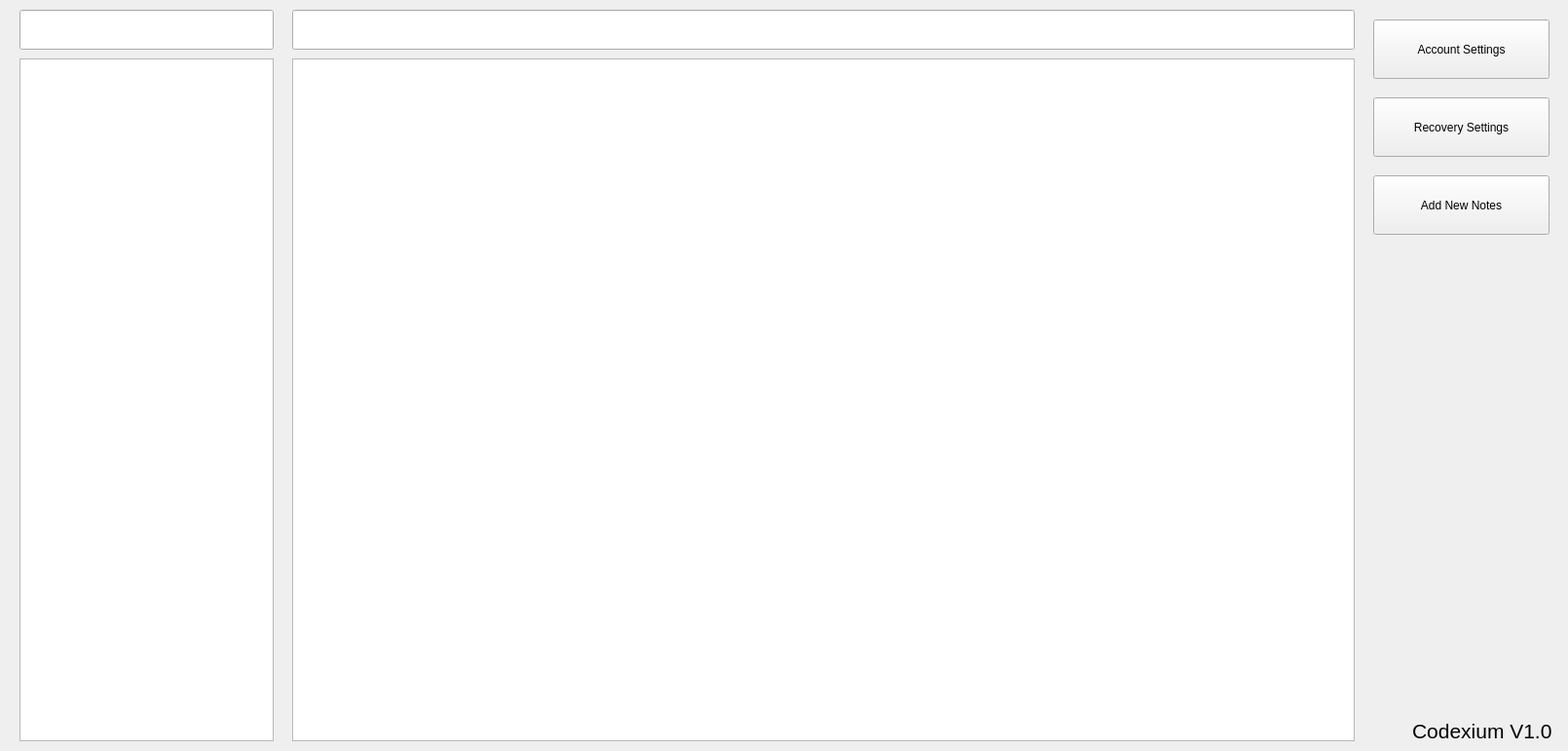
<?xml version="1.0" encoding="UTF-8"?>
<ui version="4.0">
 <class>Form</class>
 <widget class="QWidget" name="Form">
  <property name="geometry">
   <rect>
    <x>0</x>
    <y>0</y>
    <width>1610</width>
    <height>771</height>
   </rect>
  </property>
  <property name="windowTitle">
   <string>Form</string>
  </property>
  <widget class="QListView" name="listView">
   <property name="geometry">
    <rect>
     <x>20</x>
     <y>60</y>
     <width>261</width>
     <height>701</height>
    </rect>
   </property>
  </widget>
  <widget class="QLineEdit" name="lineEdit">
   <property name="geometry">
    <rect>
     <x>20</x>
     <y>10</y>
     <width>261</width>
     <height>41</height>
    </rect>
   </property>
  </widget>
  <widget class="QLineEdit" name="lineEdit_2">
   <property name="geometry">
    <rect>
     <x>300</x>
     <y>10</y>
     <width>1091</width>
     <height>41</height>
    </rect>
   </property>
  </widget>
  <widget class="QTextEdit" name="textEdit">
   <property name="geometry">
    <rect>
     <x>300</x>
     <y>60</y>
     <width>1091</width>
     <height>701</height>
    </rect>
   </property>
   <property name="palette">
    <palette>
     <active>
      <colorrole role="WindowText">
       <brush brushstyle="SolidPattern">
        <color alpha="255">
         <red>0</red>
         <green>0</green>
         <blue>0</blue>
        </color>
       </brush>
      </colorrole>
     </active>
     <inactive>
      <colorrole role="WindowText">
       <brush brushstyle="SolidPattern">
        <color alpha="255">
         <red>0</red>
         <green>0</green>
         <blue>0</blue>
        </color>
       </brush>
      </colorrole>
     </inactive>
     <disabled/>
    </palette>
   </property>
  </widget>
  <widget class="QPushButton" name="pushButton">
   <property name="geometry">
    <rect>
     <x>1410</x>
     <y>20</y>
     <width>181</width>
     <height>61</height>
    </rect>
   </property>
   <property name="text">
    <string>Account Settings</string>
   </property>
  </widget>
  <widget class="QLabel" name="label">
   <property name="geometry">
    <rect>
     <x>1450</x>
     <y>740</y>
     <width>151</width>
     <height>20</height>
    </rect>
   </property>
   <property name="font">
    <font>
     <pointsize>16</pointsize>
    </font>
   </property>
   <property name="text">
    <string>Codexium V1.0</string>
   </property>
  </widget>
  <widget class="QPushButton" name="pushButton_2">
   <property name="geometry">
    <rect>
     <x>1410</x>
     <y>100</y>
     <width>181</width>
     <height>61</height>
    </rect>
   </property>
   <property name="text">
    <string>Recovery Settings</string>
   </property>
  </widget>
  <widget class="QPushButton" name="pushButton_3">
   <property name="geometry">
    <rect>
     <x>1410</x>
     <y>180</y>
     <width>181</width>
     <height>61</height>
    </rect>
   </property>
   <property name="text">
    <string>Add New Notes</string>
   </property>
  </widget>
 </widget>
 <resources/>
 <connections/>
</ui>
